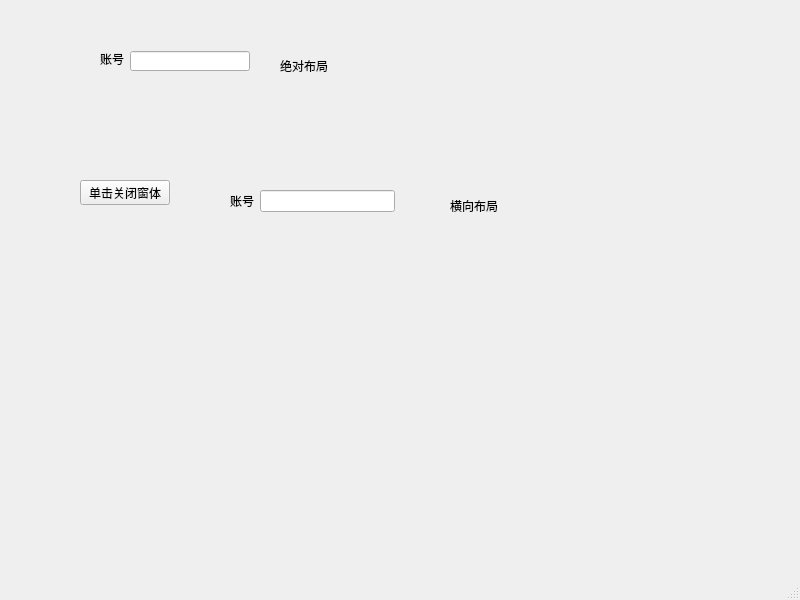
<?xml version="1.0" encoding="UTF-8"?>
<ui version="4.0">
 <class>MainWindow</class>
 <widget class="QMainWindow" name="MainWindow">
  <property name="geometry">
   <rect>
    <x>0</x>
    <y>0</y>
    <width>800</width>
    <height>600</height>
   </rect>
  </property>
  <property name="windowTitle">
   <string>MainWindow</string>
  </property>
  <widget class="QWidget" name="centralwidget">
   <widget class="QPushButton" name="pushButton">
    <property name="geometry">
     <rect>
      <x>80</x>
      <y>180</y>
      <width>90</width>
      <height>25</height>
     </rect>
    </property>
    <property name="text">
     <string>单击关闭窗体</string>
    </property>
   </widget>
   <widget class="QLabel" name="label_3">
    <property name="geometry">
     <rect>
      <x>450</x>
      <y>200</y>
      <width>54</width>
      <height>12</height>
     </rect>
    </property>
    <property name="text">
     <string>横向布局</string>
    </property>
   </widget>
   <widget class="QLabel" name="label_4">
    <property name="geometry">
     <rect>
      <x>280</x>
      <y>60</y>
      <width>54</width>
      <height>12</height>
     </rect>
    </property>
    <property name="text">
     <string>绝对布局</string>
    </property>
   </widget>
   <widget class="QWidget" name="">
    <property name="geometry">
     <rect>
      <x>230</x>
      <y>190</y>
      <width>165</width>
      <height>22</height>
     </rect>
    </property>
    <layout class="QHBoxLayout" name="horizontalLayout">
     <item>
      <widget class="QLabel" name="label">
       <property name="text">
        <string>账号</string>
       </property>
      </widget>
     </item>
     <item>
      <widget class="QLineEdit" name="lineEdit"/>
     </item>
    </layout>
   </widget>
   <widget class="QLabel" name="label_2">
    <property name="geometry">
     <rect>
      <x>100</x>
      <y>51</y>
      <width>48</width>
      <height>16</height>
     </rect>
    </property>
    <property name="text">
     <string>账号</string>
    </property>
   </widget>
   <widget class="QLineEdit" name="lineEdit_2">
    <property name="geometry">
     <rect>
      <x>130</x>
      <y>51</y>
      <width>120</width>
      <height>20</height>
     </rect>
    </property>
   </widget>
  </widget>
  <widget class="QMenuBar" name="menubar">
   <property name="geometry">
    <rect>
     <x>0</x>
     <y>0</y>
     <width>800</width>
     <height>23</height>
    </rect>
   </property>
  </widget>
  <widget class="QStatusBar" name="statusbar"/>
 </widget>
 <resources/>
 <connections>
  <connection>
   <sender>pushButton</sender>
   <signal>clicked()</signal>
   <receiver>MainWindow</receiver>
   <slot>close()</slot>
   <hints>
    <hint type="sourcelabel">
     <x>100</x>
     <y>216</y>
    </hint>
    <hint type="destinationlabel">
     <x>431</x>
     <y>458</y>
    </hint>
   </hints>
  </connection>
 </connections>
</ui>
